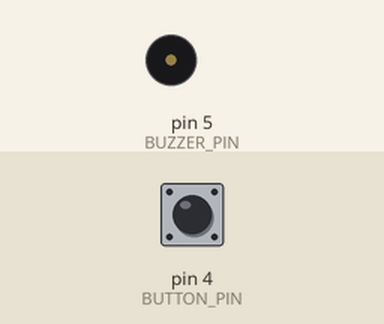
Simulated run of this sketch. Board: Arduino Uno, built with avr-gcc and run on an emulated ATmega328P. Shown: buzzer (waves = sounding). Inputs (shaded band) come from the test bench; at power-on: pin 4 (BUTTON_PIN) HIGH.

Above: at 1.2 s.
1.3 s: pin 4 (BUTTON_PIN) pulled LOW for 0.15 s
Timing chart, 0 to 4.3 s (numbered marks = the images above; inputs shaded):
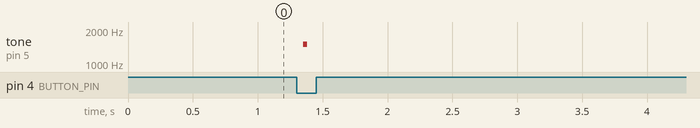

The sketch:

Beeper.ino
```cpp
#define BUTTON_PIN 4
#define BUZZER_PIN 5

#define BEEPER_FREQ 1500   // Гц
#define BEEPER_DUR  30     // мс

void setup() {
  pinMode(BUTTON_PIN, INPUT_PULLUP);
  pinMode(BUZZER_PIN, OUTPUT);
  noTone(BUZZER_PIN);
}

void loop() {
  static bool lastButtonState = HIGH;
  static bool pressed = false;
  static unsigned long lastDebounce = 0;
  const unsigned long debounceDelay = 50;

  bool reading = digitalRead(BUTTON_PIN);

  if (reading != lastButtonState) lastDebounce = millis();

  if (millis() - lastDebounce > debounceDelay) {
    if (reading == LOW && !pressed) {
      pressed = true;
      tone(BUZZER_PIN, BEEPER_FREQ, BEEPER_DUR);
    }
    if (reading == HIGH) pressed = false;
  }
  lastButtonState = reading;
}
```

Measured:
- after the input at 1.3 s, tone on pin 5 (BUZZER_PIN): silent → 1500 Hz after 0.05 s, → silent 0.03 s later
